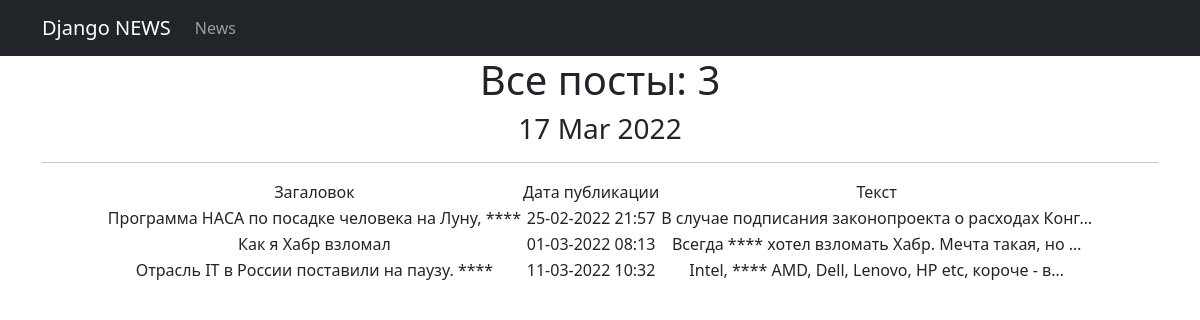
Page /news/ on the committed database.
### news/models.py (models this page shows, shortened)
class Post(models.Model):
    article, new = 'AR', 'NE'
    TYPES = [(article, 'статья'), (new, 'новость')]
    author = models.ForeignKey(Author, on_delete=models.CASCADE)
    type = models.CharField(max_length=2, choices=TYPES)
    time_create = models.DateTimeField(auto_now_add=True)
    category = models.ManyToManyField(Category, through='PostCategory')
    header = models.CharField(max_length=255)
    text = models.TextField()
    rating = models.IntegerField(default=0)

### news/views.py (the view)
# urls.py: path('', PostList.as_view()),
class PostList(ListView):
    model = Post
    template_name = 'news.html'
    context_object_name = 'post'
    queryset = Post.objects.order_by('time_create')
    def get_context_data(self, **kwargs):
        context = super().get_context_data(**kwargs)
        context['time_now'] = datetime.utcnow()
        return context

### news/templatetags/custom_filters.py (called while the page is built)
@register.filter(name='censor')
def censor(value):
    count = 0
    c_word = ['блин', 'черт']
    text = value.split()
    for i in text:
        i = i.lower()
        i = re.sub(r'[^\w\s]', '', i)
        for j in c_word:
            if i == j:
                return value.replace(text[count], '*' * len(i))
        count += 1
    return value

### templates/news.html (shortened to what this page needs)
{% extends 'flatpages/default.html' %}
{% load custom_filters %}
{% block content %}
    <h1>Все посты: {{ post|length }}</h1>
    <h3>{{ time_now|date:'d M Y' }}</h3>
    <hr>
{% if post %}
        <table style="margin-left: auto; margin-right: auto;">
            <tr>
                <td>
                    Загаловок
                </td>
                <td>
                    Дата публикации
                </td>
                <td>
                    Текст
                </td>
            </tr>
            {% for post in post %}
            <tr>
                <td>
                    {{ post.header|truncatechars:50|censor }}
                </td>
                <td>
                    {{ post.time_create|date:'d-m-Y H:i' }}
                </td>
                <td>
                    {{ post.text|truncatechars:50|censor  }}
                </td>
            </tr>
        {% endfor %}
        </table>
    {% else %}
        <h2>Новостей нет!</h2>
    {% endif %}
{% endblock content %}

### templates/flatpages/default.html (shortened to what this page needs)
<!DOCTYPE html>
<html lang="en">
    <head>
        {% load static %}
        <link href="{% static 'css/styles.css' %}" rel="stylesheet" />
    </head>
    <body>
        <nav class="navbar navbar-expand-lg navbar-dark bg-dark static-top">
   <div class="container">
       <a class="navbar-brand" href="#">Django NEWS</a>
       <div class="collapse navbar-collapse" id="navbarResponsive">
           <ul class="navbar-nav ml-auto">
               <li class="nav-item">
                   <a class="nav-link" href="/news/">News</a>
               </li>
           </ul>
       </div>
   </div>
</nav>
        <div class="container">
            <div class="row">
                <div class="col-lg-12 text-center">
                    {% block content %}{% endblock content %}
                </div>
            </div>
        </div>
    </body>
</html>

### rows in the picture
Post: header|censor "Программа НАСА по посадке человека на Луну, ****", time_create "25-02-2022 21:57", text|censor "В случае подписания законопроекта о расходах Конг…"
Post: header|censor "Как я Хабр взломал", time_create "01-03-2022 08:13", text|censor "Всегда **** хотел взломать Хабр. Мечта такая, но …"
Post: header|censor "Отрасль IT в России поставили на паузу. ****", time_create "11-03-2022 10:32", text|censor "Intel, **** AMD, Dell, Lenovo, HP etc, короче - в…"

### other values in the picture
{{ post|length }} "3"
{{ time_now|date:'d M Y' }} "17 Mar 2022"
